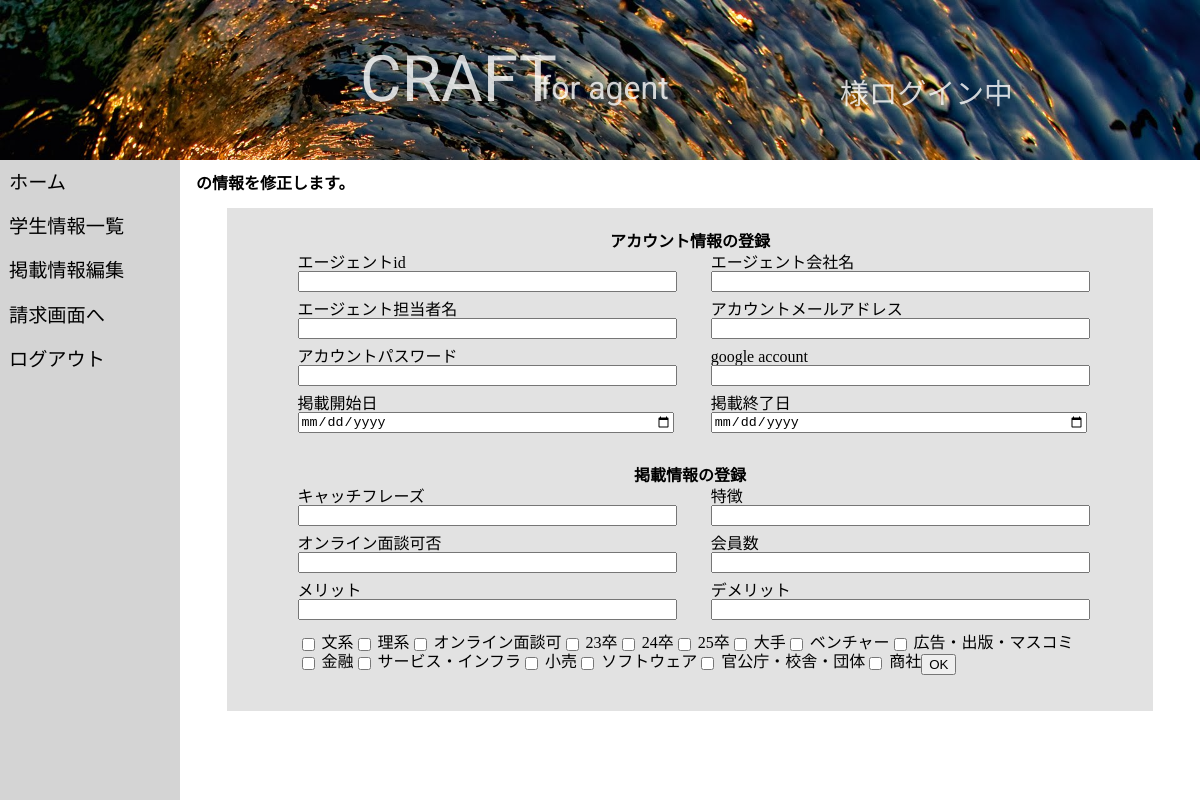
The app's page /src/shukatu/agent_page/agent_info_edit_request.php with its own data.
### tables this page shows
CREATE TABLE  tag(
  tag_code INT NOT NULL  AUTO_INCREMENT PRIMARY KEY,
  tag_name VARCHAR(255) NOT NULL
);

### src/shukatu/agent_page/agent_info_edit_request.php (the view, shortened to what this page needs)
<!DOCTYPE html>
<html lang="ja">
<head>
    <link rel="stylesheet" href="../style/sass/base/reset.css">
    <link rel="stylesheet" href="../style/css/agentPage.css">
</head>
<body>
    <?php include "../common/agent_page_header.php";
    try {
        $agent_id = $_GET["agent_id"];
        $dsn = "mysql:host=db;dbname=shukatu;charset=utf8";
        $user = "root";
        $password = "password";
        $dbh = new PDO($dsn, $user, $password);
        $dbh->setAttribute(PDO::ATTR_ERRMODE, PDO::ERRMODE_EXCEPTION);
        $sql = "SELECT * FROM agent JOIN agent_account ON agent.id=agent_account.agent_id JOIN tag_existence ON agent.id=tag_existence.agent_id WHERE agent.agent_id=?";
        $stmt = $dbh->prepare($sql);
        $data[] = $agent_id;
        $stmt->execute($data);
        $rec = $stmt->fetch(PDO::FETCH_ASSOC);
        $dsn = "mysql:host=db;dbname=shukatu;charset=utf8";
        $user = "root";
        $password = "password";
        $dbh_2 = new PDO($dsn, $user, $password);
        $dbh_2->setAttribute(PDO::ATTR_ERRMODE, PDO::ERRMODE_EXCEPTION);
        $sql_2 = "SELECT * FROM tag";
        $stmt_2 = $dbh_2->prepare($sql_2);
        $stmt_2->execute();
    } catch (Exception $e) {
        echo "（　´∀｀）つ□ 涙拭けよ: " . $e->getMessage() . "\n";
        print "<a href='../boozer_login/boozer_login.php'>ログイン画面へ</a>";
    }
    ?>
    <div class="agent-page__right-page-container">
        <h1><?php print $rec["company_name"]; ?>の情報を修正します。</h1>
        <form action="agent_info_edit_request_done.php" method="post" enctype="multipart/form-data" width="100%">
            <div class="agent_reg_form_wrapper">
                <div class="agent_account_reg_wrapper">
                    <h2 class="agent_reg_form_tittle">アカウント情報の登録</h2>
                    <div class="agent_reg_form_box">
                        <span class="agent_reg_form_box_text">エージェントid</span>
                        <input type="text" name="agent_id" value="<?php print $rec['agent_id']; ?>">
                    </div>
                    <div class="agent_reg_form_box">
                        <spa class="agent_reg_form_box_text">エージェント会社名</spa>
                        <input type="text" name="company_name" value="<?php print $rec['company_name']; ?>">
                    </div>
                    <div class="agent_reg_form_box">
                        <span class="agent_reg_form_box_text">エージェント担当者名</span>
                        <input type="text" name="company_staff" value="<?php print $rec['company_staff']; ?>">
                    </div>
                    <div class="agent_reg_form_box">
                        <span class="agent_reg_form_box_text">アカウントメールアドレス</span>
                        <input type="text" name="account_email_address" value="<?php print $rec['account_email_address']; ?>">
                    </div>
                    <div class="agent_reg_form_box">
                        <span class="agent_reg_form_box_text">アカウントパスワード</span>
                        <input type="text" name="account_password" value="<?php print $rec['account_password']; ?>">
                    </div>
                    <div class="agent_reg_form_box">
                        <span class="agent_reg_form_box_text">google account</span>
                        <input type="text" name="google_account" value="<?php print $rec['google_account']; ?>">
                    </div>
                    <div class="agent_reg_form_box">
                        <span class="agent_reg_form_box_text">掲載開始日</span>
                        <input type="date" name="post_period_start" value="<?php print $rec['post_period_start']; ?>">
                    </div>
                    <div class="agent_reg_form_box">
                        <span class="agent_reg_form_box_text">掲載終了日</span>
                        <input type="date" name="post_period_end" value="<?php print $rec['post_period_end']; ?>">
                    </div>
                </div>
                <div class="agent_info_reg_wrapper">
                    <h2 class="agent_reg_form_tittle">掲載情報の登録</h2>
                    <div class="agent_reg_form_box">
                        <span class="agent_reg_form_box_text">キャッチフレーズ</span>
                        <input type="text" name="catchphrase" value="<?php print $rec['catchphrase']; ?>">
                    </div>
                    <div class="agent_reg_form_box">
                        <span class="agent_reg_form_box_text">特徴</span>
                        <input type="text" name="feature" value="<?php print $rec['feature']; ?>">
                    </div>
                    <div class="agent_reg_form_box">
                        <span class="agent_reg_form_box_text">オンライン面談可否</span>
                        <input type="text" name="online_meeting" value="<?php print $rec['online_meeting']; ?>">
                    </div>
                    <div class="agent_reg_form_box">
                        <span class="agent_reg_form_box_text">会員数</span>
                        <input type="text" name="membership" value="<?php print $rec['membership']; ?>">
                    </div>
                    <div class="agent_reg_form_box">
                        <span class="agent_reg_form_box_text">メリット</span>
                        <input type="text" name="pros" value="<?php print $rec['pros']; ?>">
                    </div>
                    <div class="agent_reg_form_box">
                        <span class="agent_reg_form_box_text">デメリット</span>
                        <input type="text" name="cons" value="<?php print $rec['cons']; ?>">
                    </div>
                    <div class="checkbox_area">
                        <?php
                        while (true) {
                            $rec_2 = $stmt_2->fetch(PDO::FETCH_ASSOC);
                            if ($rec_2 === false) {
                                break;
                            } ?><div class="checkboxes">
                                <input type="checkbox" class="agent-edit__tag-existence" name="tag[]" value=<?php echo $rec_2["tag_code"]; ?>>
                                <?php echo $rec_2["tag_name"]; ?></input>
                            </div><?php } ?>
                            <input type="submit" value="OK" class="form_submit_btn">
                    </div>
                </div>
            </div>
        </form>
    </div>
    </div>
</body>
</html>

### src/shukatu/style/css/agentPage.css (style rules this page uses)
.agent-page__right-page-container { padding-left: 15%; }
.agent-page__right-page-container h1 { margin: 16px; }
.agent-page__right-page-container .agent_reg_form_wrapper .agent_account_reg_wrapper { width: 90%; margin: 0 auto; display: flex; flex-wrap: wrap; justify-content: space-around; background-color: #e2e2e2; padding: 10px 0; }
.agent-page__right-page-container .agent_reg_form_wrapper .agent_account_reg_wrapper .agent_reg_form_tittle { width: 100%; text-align: center; }
.agent-page__right-page-container .agent_reg_form_wrapper .agent_account_reg_wrapper .agent_reg_form_box { width: 45%; margin: 5px 0; }
.agent-page__right-page-container .agent_reg_form_wrapper .agent_account_reg_wrapper .agent_reg_form_box_text { display: block; width: 100%; }
.agent-page__right-page-container .agent_reg_form_wrapper .agent_account_reg_wrapper .agent_reg_form_box input { width: 100%; }
.agent-page__right-page-container .agent_reg_form_wrapper .agent_info_reg_wrapper { width: 90%; margin: 10px auto; padding: 10px 0; display: flex; flex-wrap: wrap; justify-content: space-around; background-color: #e2e2e2; }
.agent-page__right-page-container .agent_reg_form_wrapper .agent_info_reg_wrapper .agent_reg_form_tittle { width: 100%; text-align: center; }
.agent-page__right-page-container .agent_reg_form_wrapper .agent_info_reg_wrapper .agent_reg_form_box { width: 45%; margin: 5px 0; }
.agent-page__right-page-container .agent_reg_form_wrapper .agent_info_reg_wrapper .agent_reg_form_box_text { display: block; width: 100%; }
.agent-page__right-page-container .agent_reg_form_wrapper .agent_info_reg_wrapper .agent_reg_form_box input { width: 100%; }
.agent-page__right-page-container .agent_reg_form_wrapper .agent_info_reg_wrapper .checkbox_area { display: flex; flex-wrap: wrap; width: 95%; margin-top: 10px; }
.agent-page__right-page-container form { background-color: #e2e2e2; width: 90%; margin: 10px auto; padding: 16px 4px; }
.agent-page__right-page-container form span { display: block; }

### records on screen
tag: tag_name "文系"
tag: tag_name "理系"
tag: tag_name "オンライン面談可"
tag: tag_name "23卒"
tag: tag_name "24卒"
tag: tag_name "25卒"
tag: tag_name "大手"
tag: tag_name "ベンチャー"
tag: tag_name "広告・出版・マスコミ"
tag: tag_name "金融"
tag: tag_name "サービス・インフラ"
tag: tag_name "小売"
tag: tag_name "ソフトウェア"
tag: tag_name "官公庁・校舎・団体"
tag: tag_name "商社"
